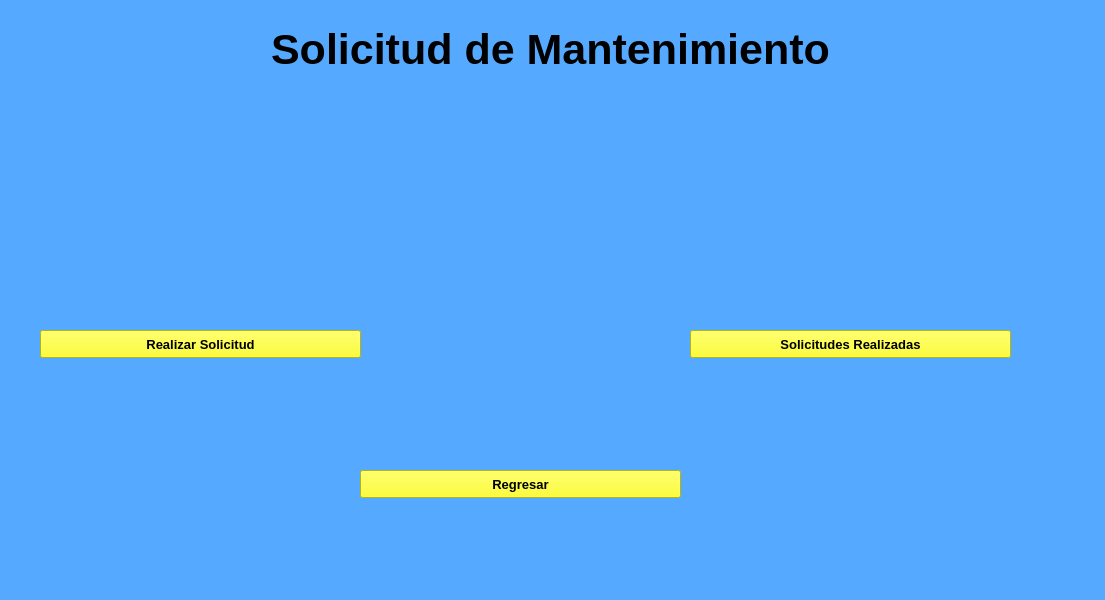
<?xml version="1.0" encoding="UTF-8"?>
<ui version="4.0">
 <class>MainWindow</class>
 <widget class="QMainWindow" name="MainWindow">
  <property name="geometry">
   <rect>
    <x>0</x>
    <y>0</y>
    <width>1105</width>
    <height>600</height>
   </rect>
  </property>
  <property name="windowTitle">
   <string>MainWindow</string>
  </property>
  <property name="styleSheet">
   <string notr="true">QWidget{
	background-color: rgb(85, 170, 255);
}
QPushButton{
	background-color: rgb(255, 255, 0);
}</string>
  </property>
  <widget class="QWidget" name="centralwidget">
   <widget class="QLabel" name="label_4">
    <property name="geometry">
     <rect>
      <x>180</x>
      <y>30</y>
      <width>741</width>
      <height>61</height>
     </rect>
    </property>
    <property name="font">
     <font>
      <pointsize>48</pointsize>
     </font>
    </property>
    <property name="whatsThis">
     <string>&lt;html&gt;&lt;head/&gt;&lt;body&gt;&lt;p align=&quot;center&quot;&gt;&lt;br/&gt;&lt;/p&gt;&lt;/body&gt;&lt;/html&gt;</string>
    </property>
    <property name="styleSheet">
     <string notr="true"/>
    </property>
    <property name="text">
     <string>&lt;!DOCTYPE HTML PUBLIC &quot;-//W3C//DTD HTML 4.0//EN&quot; &quot;http://www.w3.org/TR/REC-html40/strict.dtd&quot;&gt;
&lt;html&gt;&lt;head&gt;&lt;meta name=&quot;qrichtext&quot; content=&quot;1&quot; /&gt;&lt;style type=&quot;text/css&quot;&gt;
p, li { white-space: pre-wrap; }
&lt;/style&gt;&lt;/head&gt;&lt;body style=&quot; font-family:'MS Shell Dlg 2'; font-size:48pt; font-weight:400; font-style:normal;&quot;&gt;
&lt;p align=&quot;center&quot; style=&quot; margin-top:12px; margin-bottom:12px; margin-left:0px; margin-right:0px; -qt-block-indent:0; text-indent:0px;&quot;&gt;&lt;span style=&quot; font-weight:600; color:#000000; vertical-align:super;&quot;&gt;Solicitud de Mantenimiento&lt;/span&gt;&lt;/p&gt;&lt;/body&gt;&lt;/html&gt;</string>
    </property>
   </widget>
   <widget class="QPushButton" name="pushButton">
    <property name="geometry">
     <rect>
      <x>40</x>
      <y>330</y>
      <width>321</width>
      <height>28</height>
     </rect>
    </property>
    <property name="font">
     <font>
      <pointsize>10</pointsize>
      <weight>75</weight>
      <bold>true</bold>
     </font>
    </property>
    <property name="text">
     <string>Realizar Solicitud</string>
    </property>
   </widget>
   <widget class="QPushButton" name="pushButton_2">
    <property name="geometry">
     <rect>
      <x>690</x>
      <y>330</y>
      <width>321</width>
      <height>28</height>
     </rect>
    </property>
    <property name="font">
     <font>
      <pointsize>10</pointsize>
      <weight>75</weight>
      <bold>true</bold>
     </font>
    </property>
    <property name="text">
     <string>Solicitudes Realizadas</string>
    </property>
   </widget>
   <widget class="QPushButton" name="pushButton_3">
    <property name="geometry">
     <rect>
      <x>360</x>
      <y>470</y>
      <width>321</width>
      <height>28</height>
     </rect>
    </property>
    <property name="font">
     <font>
      <pointsize>10</pointsize>
      <weight>75</weight>
      <bold>true</bold>
     </font>
    </property>
    <property name="text">
     <string>Regresar</string>
    </property>
   </widget>
  </widget>
 </widget>
 <resources/>
 <connections/>
</ui>
